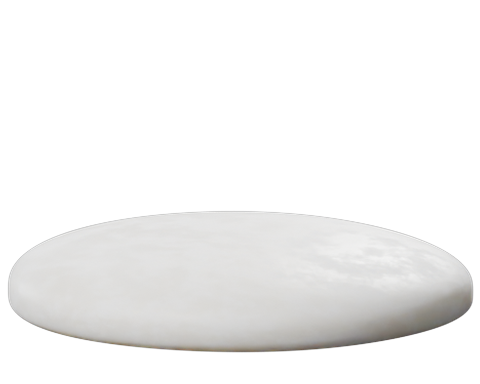
#> input picture Resources/mochi/mochi-flat.png, 480 x 384 px, given in place of icon_raw.png, which was not available
$ python -i sprites.py   (imports and definitions only)
#> lines starting #> are read from the running program, lines starting #| are printed output that depends on the picture
# 🐱 Turn the Blender renders from mochi_assets.py into the app's files:
# 🐱   icon_raw.png        -> Resources/AppIcon.png (1024, black, warm glow under the mochi)
# 🐱   level_<name>.png    -> Resources/mochi/mochi-<name>.png (the realistic avatar's sprites)
#
# 🐱 The sprites use the pixel mochi's canvas (MochiSprite: 15 x 12 cells, the body stands on the
# 🐱 bottom edge of row 10) at 32 px a cell, so the realistic and pixel styles share one layout.
#
# 🐱 Usage: python3 scripts/banner/sprites.py RENDER_DIR [--repo .]

import argparse
import os

import numpy as np
from PIL import Image

CELL = 32
COLS, ROWS = 15, 12
FLOOR_Y = 11 * CELL          # 🐱 bottom edge of row 10, from the top
CENTER_X = COLS * CELL / 2
REST_WIDTH = 13 * CELL       # 🐱 the resting mochi is as wide as the pixel one (13 cells)
LEVELS = ["flat", "rest", "puff1", "puff2", "puff3"]


def body_box(im):
    a = np.asarray(im)[..., 3]
    ys, xs = np.where(a > 128)
    return xs.min(), ys.min(), xs.max() + 1, ys.max() + 1


def sprites(src, out_dir):
    os.makedirs(out_dir, exist_ok=True)
    ims = {n: Image.open(os.path.join(src, f"level_{n}.png")).convert("RGBA") for n in LEVELS}
    x0, _, x1, _ = body_box(ims["rest"])
    k = REST_WIDTH / (x1 - x0)
    for n, im in ims.items():
        big = im.resize((round(im.width * k), round(im.height * k)), Image.LANCZOS)
        bx0, by0, bx1, by1 = body_box(big)
        canvas = Image.new("RGBA", (COLS * CELL, ROWS * CELL), (0, 0, 0, 0))
        dx = round(CENTER_X - (bx0 + bx1) / 2)
        dy = FLOOR_Y - by1
        canvas.alpha_composite(big, (dx, dy)) if dx >= 0 and dy >= 0 else canvas.paste(big, (dx, dy), big)
        path = os.path.join(out_dir, f"mochi-{n}.png")
        canvas.save(path, optimize=True)
        cb = body_box(canvas)
        print(f"{path}: body x {cb[0]}..{cb[2]} y {cb[1]}..{cb[3]} ({(cb[2] - cb[0]) / CELL:.1f} x {(cb[3] - cb[1]) / CELL:.1f} cells)")


def icon(src, out):
#> called with src = '../../Resources/mochi/mochi-flat.png', out = 'out.png'
    raw = Image.open(os.path.join(src, "icon_raw.png")).convert("RGBA")
#> raw is the input picture: PIL image 480x384 RGBA; mean R, G, B, A 61.4, 61.1, 60.6, 73.5
    S = raw.width
#> S = 480
    x0, y0, x1, y1 = body_box(raw)
#> in body_box, `a = np.asarray(im)[..., 3]`:
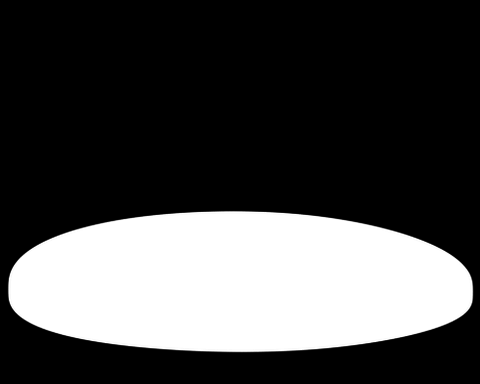
#> a: shape (384, 480); min 0, max 255, mean 73.5
#> x0 = 8; y0 = 211; x1 = 473; y1 = 352
    cx, bottom = (x0 + x1) / 2, y1
#> cx = 240.5; bottom = 352
    yy, xx = np.mgrid[0:S, 0:S].astype(np.float32)
    bg = np.zeros((S, S, 3), np.float32)
    # 🐱 night black, a touch lighter in the middle
    bg += (np.exp(-(((xx - S / 2) / (S * 0.55)) ** 2 + ((yy - S * 0.45) / (S * 0.5)) ** 2)) * 14)[..., None]
    # 🐱 the warmth it sits over
    w = (x1 - x0)
#> w = 465
    glow = np.exp(-(((xx - cx) / (w * 0.5)) ** 2 + ((yy - bottom + 6) / (S * 0.05)) ** 2))
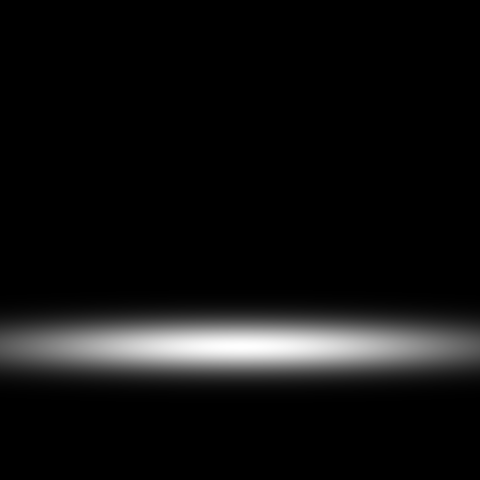
#> glow: shape (480, 480) float32; min 0, max 1, mean 0.0651
    bg += glow[..., None] * np.array([120, 52, 18], np.float32) * 0.55
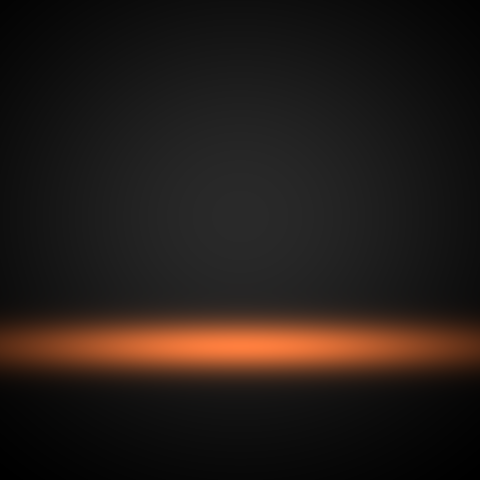
#> bg: shape (480, 480, 3) float32; mean of channels 0, 1, 2 12.4, 10, 8.8; drawn with min black and max white
    base = Image.fromarray(np.clip(bg, 0, 255).astype(np.uint8), "RGB").convert("RGBA")
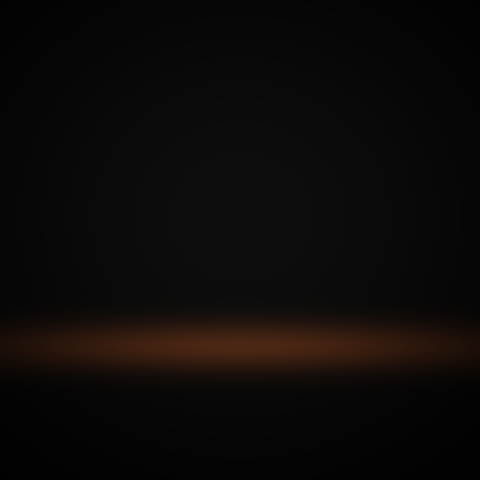
#> base: PIL image 480x480 RGBA; mean R, G, B, A 11.9, 9.5, 8.3, 255
    base.alpha_composite(raw)
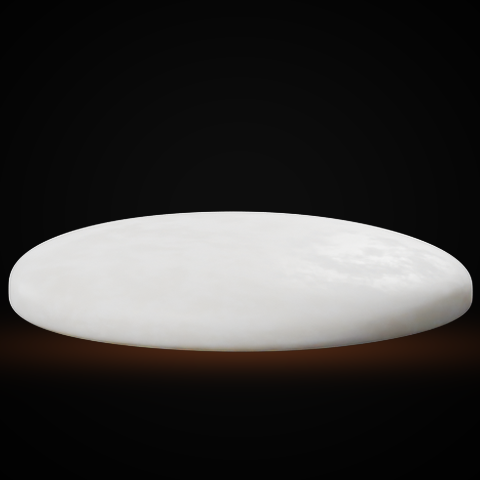
#> base: PIL image 480x480 RGBA; mean R, G, B, A 56.4, 54.9, 53.8, 255
    base.convert("RGB").save(out, optimize=True)
    print(f"{out}: mochi {(x1 - x0) / S:.0%} of the width")
#| out.png: mochi 97% of the width


def main():
    ap = argparse.ArgumentParser()
    ap.add_argument("renders")
    ap.add_argument("--repo", default=os.path.join(os.path.dirname(os.path.abspath(__file__)), "..", ".."))
    ap.add_argument("--only", choices=["icon", "sprites"])
    a = ap.parse_args()
    if a.only in (None, "sprites"):
        sprites(a.renders, os.path.join(a.repo, "Resources", "mochi"))
    if a.only in (None, "icon"):
        icon(a.renders, os.path.join(a.repo, "Resources", "AppIcon.png"))


# [2 lines not run here, left out]

>>> result = icon('../../Resources/mochi/mochi-flat.png', 'out.png')

$ run again, on Resources/mochi/mochi-puff2.png
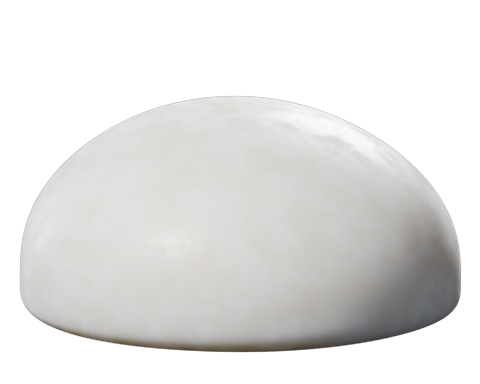
#> input picture Resources/mochi/mochi-puff2.png, 480 x 384 px, given in place of icon_raw.png, which was not available
#> in icon, raw is the input picture: PIL image 480x384 RGBA; mean R, G, B, A 98.9, 98.3, 97.4, 126
#> in body_box, `a = np.asarray(im)[..., 3]`:
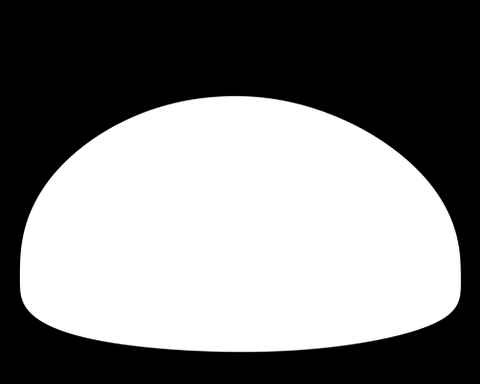
#> a: shape (384, 480); min 0, max 255, mean 126
#> x0 = 20; y0 = 96; x1 = 461; y1 = 352
#> cx = 240.5; bottom = 352
#> w = 441
#> in icon, `base.alpha_composite(raw)`:
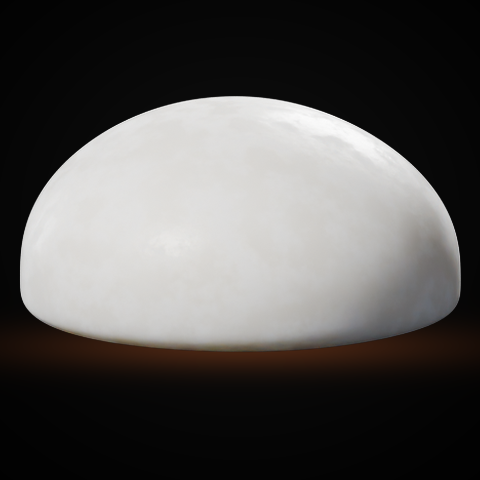
#> base: PIL image 480x480 RGBA; mean R, G, B, A 84.7, 82.8, 81.4, 255
#| out.png: mochi 92% of the width

$ run again, on Resources/mochi/mochi-rest.png
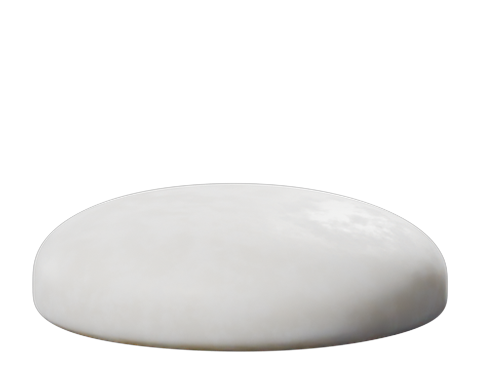
#> input picture Resources/mochi/mochi-rest.png, 480 x 384 px, given in place of icon_raw.png, which was not available
#> in icon, raw is the input picture: PIL image 480x384 RGBA; mean R, G, B, A 64, 63.6, 62.9, 79.7
#> in body_box, `a = np.asarray(im)[..., 3]`:
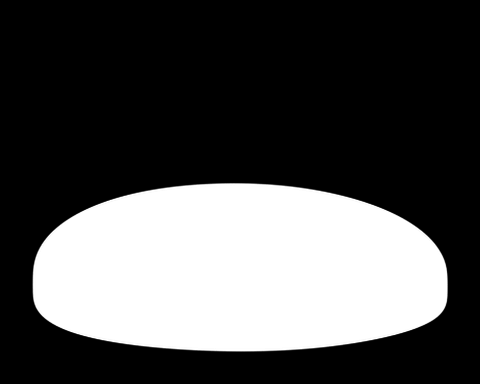
#> a: shape (384, 480); min 0, max 255, mean 79.7
#> x0 = 33; y0 = 183; x1 = 448; y1 = 351
#> cx = 240.5; bottom = 351
#> w = 415
#> in icon, `base.alpha_composite(raw)`:
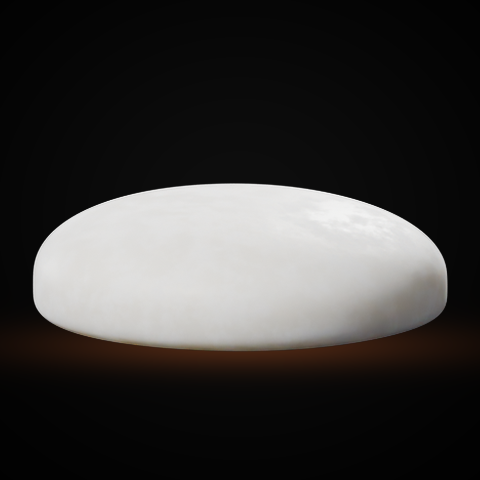
#> base: PIL image 480x480 RGBA; mean R, G, B, A 58.1, 56.5, 55.4, 255
#| out.png: mochi 86% of the width
